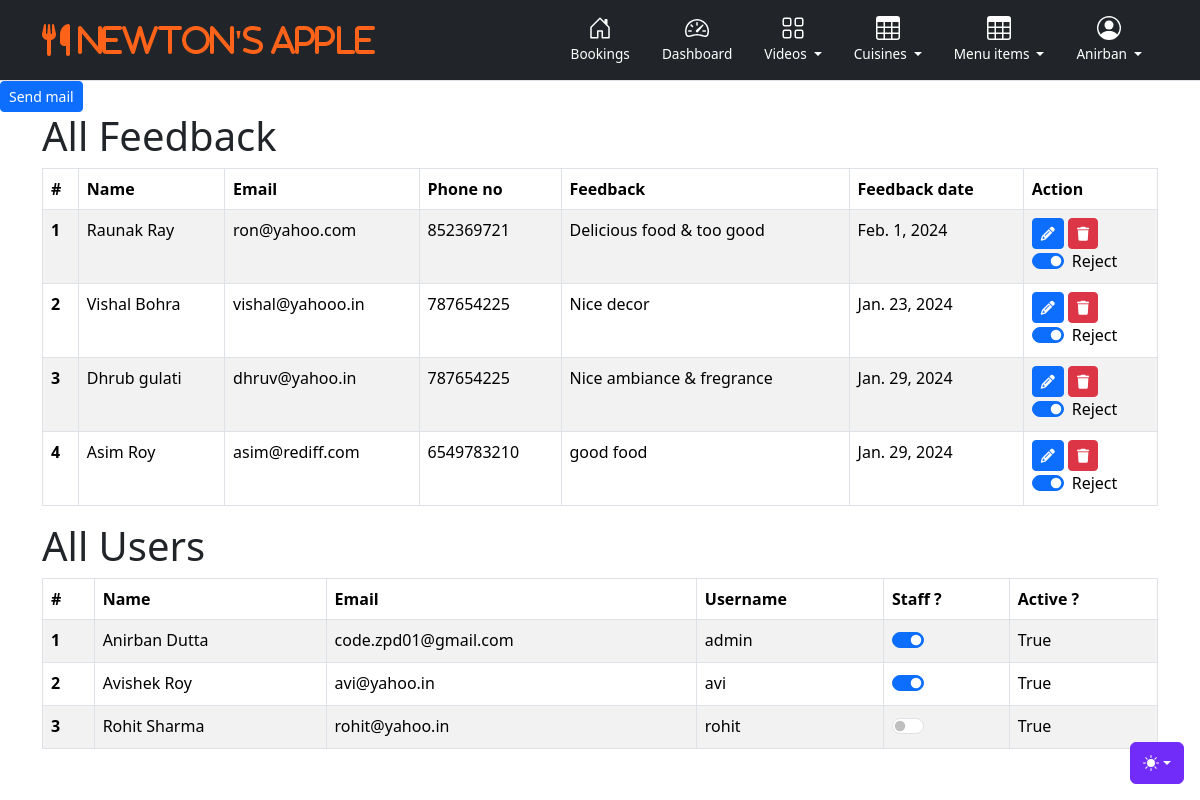
The page /restroapp/dash/ (signed in) on the database its author committed.
### home/models.py (models this page shows, shortened)
class Feedback(models.Model): # ******* django will create a table with name = Modelname+S, so it will become Feedbacks
    cname = models.CharField('customer name', max_length=50)  # customer name is the label used for this field in admin panel / form.py
    cemail = models.CharField(max_length=100)
    cphn = models.CharField(max_length=15)
    fbdesc = models.TextField(null=True)
    fbdate = models.DateField()
    fbid = models.AutoField(primary_key=True) # primary keys are read-only fields
    rating = models.IntegerField(default=4) #FloatField(default = 4.0)
    approved = models.BooleanField(default = False)

### userauth/views.py (the view)
def dashboard_page(request):
    if request.user.is_authenticated:
        if request.user.is_staff:
            ctx = {} # empty dictionary
            allfbk = Feedback.objects.all()
            ctx['allfbk']  = allfbk
            if request.user.is_superuser:
                allusers = User.objects.all()
                ctx['allusers'] = allusers
            return render(request, 'dashboard.html', ctx)
        else:
            return redirect('/restroapp/allbookings')
    else:
        messages.error(request, "You must login to access this page.")
        return redirect('/restroapp/signin')

### userauth/templates/dashboard.html (shortened to what this page needs)
{% extends "base.html" %}
{% if user.is_authenticated %}
{% block body%}
<a href="{% url 'send-mail' %}" class="btn btn-primary btn-sm">Send mail</a>
<div class="container">
    <div class="row">
        <div class="col-md-12">
            <h1>All Feedback </h1>
            {% if allfbk %}
            <table class="table table-striped table-hover table-bordered">
                <thead>
                  <tr>
                    <th scope="col">#</th>
                    <th scope="col">Name</th>
                    <th scope="col">Email</th>
                    <th scope="col">Phone no</th>
                    <th scope="col">Feedback</th>
                    <th scope="col">Feedback date</th>
                    <th scope="col">Action</th>
                  </tr>
                </thead>
                <tbody>
                  {% for data in allfbk %}
                  <tr>
                    <th scope="row">{{forloop.counter}}</th>
                    <td>{{data.cname}}</td>
                    <td>{{data.cemail}}</td>
                    <td>{{data.cphn}}</td>
                    <td>{{data.fbdesc}}</td>
                    <td>{{data.fbdate}}</td>
                    <td>
                        <a href="{% url 'edit-feedback' data.fbid %}" class="btn btn-primary btn-sm"><i class="fas fa-pencil"></i></a>
                        <a href="{% url 'delete-feedback' data.fbid %}" class="btn btn-danger btn-sm"><i class="fas fa-trash"></i></a>
                        {% if user.is_authenticated and user.is_superuser %}
                        <div class="form-check form-switch">
                          {% if data.approved %}
                          <input class="form-check-input chkapprove" type="checkbox" role="switch" data-fbid="{{data.fbid}}" checked>
                          <label class="form-check-label" for="chkapprove" id="chklbl_{{data.fbid}}">Reject</label>
                          {% else %}
                          <input class="form-check-input chkapprove" type="checkbox" role="switch" data-fbid="{{data.fbid}}">
                          <label class="form-check-label" for="chkapprove" id="chklbl_{{data.fbid}}">Approve</label>
                          {% endif %}
                        </div>
                        {% endif %}
                    </td>
                  </tr>
                  {% endfor %}
                </tbody>
              </table>
              {% else %}
                No feedback found
              {% endif %}
        </div>
    </div>
    {% if user.is_superuser %}
    <div class="row">
        <div class="col-md-12">
            <h1>All Users </h1>
            {% if allusers %}
            <table class="table table-striped table-hover table-bordered">
                <thead>
                  <tr>
                    <th scope="col">#</th>
                    <th scope="col">Name</th>
                    <th scope="col">Email</th>
                    <th scope="col">Username</th>
                    <th scope="col">Staff ?</th>
                    <th scope="col">Active ?</th>
                  </tr>
                </thead>
                <tbody>
                  {% for data in allusers %}
                  <tr>
                    <th scope="row">{{forloop.counter}}</th>
                    <td>{{data.first_name}} {{data.last_name}}</td>
                    <td>{{data.email}}</td>
                    <td>{{data.username}}</td>
                    <td>
                      <div class="form-check form-switch">
                        {% if data.is_staff %}
                            <input class="form-check-input chkstaff" type="checkbox" role="switch" data-uid="{{data.id}}" checked>
                        {% else %}
                            <input class="form-check-input chkstaff" type="checkbox" role="switch" data-uid="{{data.id}}">
                        {% endif %}
                      </div>
                    </td>
                    <td>
                      {{data.is_active}}
                    </td>
                  </tr>
                  {% endfor %}
                </tbody>
              </table>
              {% else %}
                No Users found
              {% endif %}
        </div>
    </div>
    {% endif %}
</div>
{% endblock body%}
{% else %}
    Please login to access this page. Click <a href="{% url 'login' %}">here</a> to login.
{% endif %}

### userauth/templates/user_navbar.html (shortened to what this page needs)
    <link href="/static/css/headers.css" rel="stylesheet">
<div class="dropdown position-fixed bottom-0 end-0 mb-3 me-3 bd-mode-toggle">
    <button class="btn btn-bd-primary py-2 dropdown-toggle d-flex align-items-center" id="bd-theme" type="button" aria-expanded="false" data-bs-toggle="dropdown" aria-label="Toggle theme (auto)">
        <svg class="bi my-1 theme-icon-active" width="1em" height="1em"><use href="#circle-half"></use></svg>
    </button>
</div>
<main>
    <header>
        <div class="px-3 py-2 text-bg-dark border-bottom">
            <div class="container">
                <div class="d-flex flex-wrap align-items-center justify-content-center justify-content-lg-start">
                    <a href="/restroapp/home"
                        class="d-flex align-items-center my-2 my-lg-0 me-lg-auto text-white text-decoration-none">
                        <i class="fas fa-cutlery fa-2x me-3" style="color: #ff6219;"> Newton's Apple</i>
                    </a>
                    <ul class="nav col-12 col-lg-auto my-2 justify-content-center my-md-0 text-small">
                        <li>
                            <a href="/restroapp/allbookings" class="nav-link text-white">
                                <svg class="bi d-block mx-auto mb-1" width="24" height="24"> <use xlink:href="#home" /></svg>
                                Bookings
                            </a>
                        </li>
                        <li>
                            <a href="{% url 'dashboard' %}" class="nav-link text-white">
                                <svg class="bi d-block mx-auto mb-1" width="24" height="24"> <use xlink:href="#speedometer2" /></svg> Dashboard
                            </a>
                        </li>
                        <li class="nav-item dropdown">
                            <a class="nav-link text-white dropdown-toggle" href="#" role="button" data-bs-toggle="dropdown" aria-expanded="false" aria-haspopup="true">
                                <svg class="bi d-block mx-auto mb-1" width="24" height="24"> <use xlink:href="#grid" /></svg>
                                Videos
                            </a>
                        </li>
                        <li class="nav-item dropdown">
                            <a class="nav-link text-white dropdown-toggle" href="#" role="button" data-bs-toggle="dropdown" aria-expanded="false" aria-haspopup="true">
                                <svg class="bi d-block mx-auto mb-1" width="24" height="24"> <use xlink:href="#table" /></svg>
                              Cuisines
                            </a>
                        </li>
                        <li class="nav-item dropdown">
                            <a class="nav-link text-white dropdown-toggle" href="#" role="button" data-bs-toggle="dropdown" aria-expanded="false" aria-haspopup="true">
                                <svg class="bi d-block mx-auto mb-1" width="24" height="24"> <use xlink:href="#table" /></svg>
                              Menu items
                            </a>
                        </li>
                        <li class="nav-item dropdown">
                            <a class="nav-link text-white dropdown-toggle" href="#" role="button" data-bs-toggle="dropdown" aria-expanded="false" aria-haspopup="true">
                                <svg class="bi d-block mx-auto mb-1" width="24" height="24"> <use xlink:href="#people-circle" /></svg>
                                {% if user.is_authenticated %}
                                    {{user.first_name}}
                                {% else %}
                                    User
                                {% endif %}
                            </a>
                        </li>
                    </ul>
                </div>
            </div>
        </div>
    </header>
</main>

### static/css/headers.css (style rules this page uses)
.text-small { font-size: 85%; }

### userauth/templates/user_navbar.html (style rules this page uses)
.bi { vertical-align: -.125em; fill: currentColor; }
.btn-bd-primary { --bd-violet-bg: #712cf9; --bd-violet-rgb: 112.520718, 44.062154, 249.437846; --bs-btn-font-weight: 600; --bs-btn-color: var(--bs-white); --bs-btn-bg: var(--bd-violet-bg); --bs-btn-border-color: var(--bd-violet-bg); --bs-btn-hover-color: var(--bs-white); --bs-btn-hover-bg: #6528e0; --bs-btn-hover-border-color: #6528e0; --bs-btn-focus-shadow-rgb: var(--bd-violet-rgb); --bs-btn-active-color: var(--bs-btn-hover-color); --bs-btn-active-bg: #5a23c8; --bs-btn-active-border-color: #5a23c8; }
.bd-mode-toggle { z-index: 1500; }

### rows shown on the page
Feedback: cname "Raunak Ray", cemail "ron@yahoo.com", cphn "852369721", fbdesc "Delicious food & too good", fbdate "Feb. 1, 2024"
Feedback: cname "Vishal Bohra", cemail "vishal@yahooo.in", cphn "787654225", fbdesc "Nice decor", fbdate "Jan. 23, 2024"
Feedback: cname "Dhrub gulati", cemail "dhruv@yahoo.in", cphn "787654225", fbdesc "Nice ambiance & fregrance", fbdate "Jan. 29, 2024"
Feedback: cname "Asim Roy", cemail "asim@rediff.com", cphn "6549783210", fbdesc "good food", fbdate "Jan. 29, 2024"

### other values the page prints
{{ user.first_name }} "Anirban"
{{ data.first_name }} "Anirban"
{{ data.last_name }} "Dutta"
{{ data.email }} "code.zpd01@gmail.com"
{{ data.username }} "admin"
{{ data.is_active }} "True"
{{ data.first_name }} "Avishek"
{{ data.last_name }} "Roy"
{{ data.email }} "avi@yahoo.in"
{{ data.username }} "avi"
{{ data.first_name }} "Rohit"
{{ data.last_name }} "Sharma"
{{ data.email }} "rohit@yahoo.in"
{{ data.username }} "rohit"
